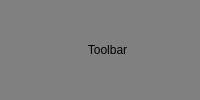
      <widget class="QWidget" name="toolbar_title" native="true">
       <property name="sizePolicy">
        <sizepolicy hsizetype="Preferred" vsizetype="Fixed">
         <horstretch>0</horstretch>
         <verstretch>0</verstretch>
        </sizepolicy>
       </property>
       <property name="styleSheet">
        <string notr="true">background-color: grey;</string>
       </property>
       <layout class="QHBoxLayout" name="horizontalLayout_2">
        <property name="spacing">
         <number>0</number>
        </property>
        <property name="leftMargin">
         <number>2</number>
        </property>
        <property name="topMargin">
         <number>1</number>
        </property>
        <property name="rightMargin">
         <number>2</number>
        </property>
        <property name="bottomMargin">
         <number>1</number>
        </property>
        <item>
         <widget class="QToolButton" name="collapse_all_btn">
          <property name="styleSheet">
           <string notr="true">QToolButton {
    border: none;
	border-radius: 2px;
}

QToolButton:hover {
    border: 1px solid rgb(232, 232, 232);
}

QToolButton:pressed {
    border: 1px solid rgb(232, 232, 232);
}</string>
          </property>
          <property name="text">
           <string/>
          </property>
          <property name="icon">
           <iconset resource="../LevelEditor.qrc">
            <normaloff>:/icons/minus.png</normaloff>:/icons/minus.png</iconset>
          </property>
          <property name="iconSize">
           <size>
            <width>12</width>
            <height>12</height>
           </size>
          </property>
         </widget>
        </item>
        <item>
         <widget class="QToolButton" name="expand_all_btn">
          <property name="styleSheet">
           <string notr="true">QToolButton {
    border: none;
	border-radius: 2px;
}

QToolButton:hover {
    border: 1px solid rgb(232, 232, 232);
}

QToolButton:pressed {
    border: 1px solid rgb(232, 232, 232);
}</string>
          </property>
          <property name="text">
           <string/>
          </property>
          <property name="icon">
           <iconset resource="../LevelEditor.qrc">
            <normaloff>:/icons/plus.png</normaloff>:/icons/plus.png</iconset>
          </property>
          <property name="iconSize">
           <size>
            <width>12</width>
            <height>12</height>
           </size>
          </property>
         </widget>
        </item>
        <item>
         <widget class="QLabel" name="label">
          <property name="sizePolicy">
           <sizepolicy hsizetype="Expanding" vsizetype="Preferred">
            <horstretch>0</horstretch>
            <verstretch>0</verstretch>
           </sizepolicy>
          </property>
          <property name="styleSheet">
           <string notr="true">QLabel {
    border: none;
}</string>
          </property>
          <property name="text">
           <string>Toolbar</string>
          </property>
          <property name="alignment">
           <set>Qt::AlignCenter</set>
          </property>
         </widget>
        </item>
        <item>
         <widget class="QToolButton" name="dock_float_btn">
          <property name="styleSheet">
           <string notr="true">QToolButton {
    border: none;
	border-radius: 2px;
}

QToolButton:hover {
    border: 1px solid rgb(232, 232, 232);
}

QToolButton:pressed {
    border: 1px solid rgb(232, 232, 232);
}</string>
          </property>
          <property name="text">
           <string/>
          </property>
          <property name="icon">
           <iconset resource="../LevelEditor.qrc">
            <normaloff>:/icons/min.png</normaloff>:/icons/min.png</iconset>
          </property>
          <property name="iconSize">
           <size>
            <width>12</width>
            <height>12</height>
           </size>
          </property>
         </widget>
        </item>
       </layout>
      </widget>
